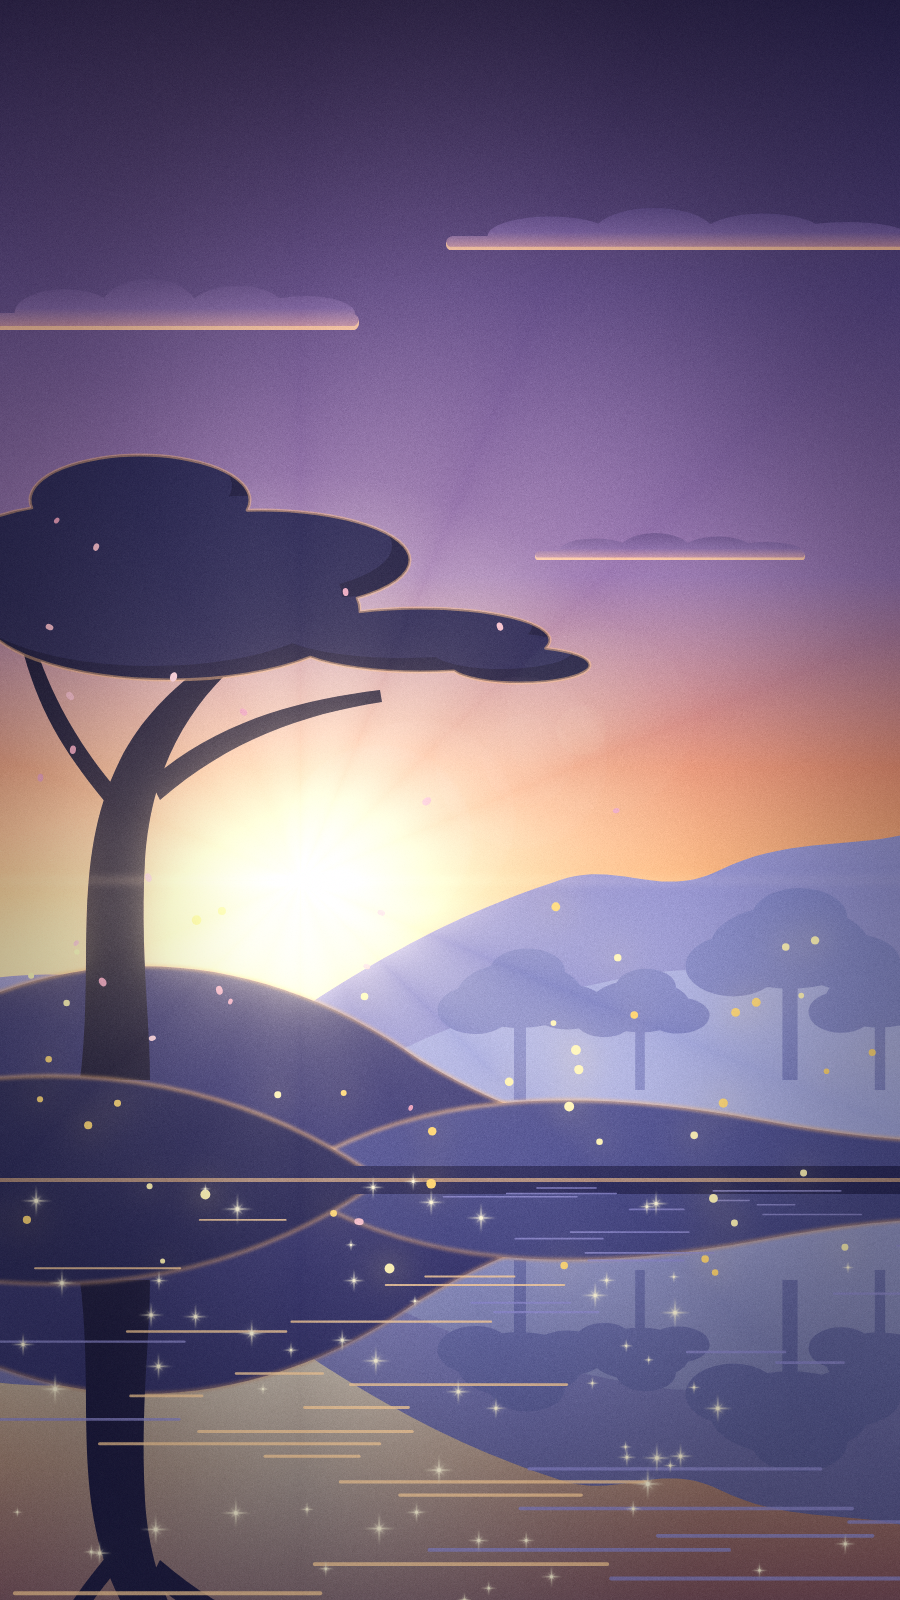

Here is the Python script that generated this plot:
# Flat vector dusk: low lit clouds, layered hills with rim light, lone tree, lake reflection, fireflies and petals.
import numpy as np
from atelier import *

W, H = 900, 1600
HZ = 1180                                     # shoreline (px)
SUN = (300, 880)
c = Canvas(W, H)

# sky: purple -> peach, a few low stratus clouds lit from below by the sun
c.layer(name="sky").fill(gradient([(0, "#2a2350"), (0.18, "#4b3f86"), (0.36, "#7a5fa8"), (0.48, "#e0795f"),
                 (0.56, "#ffb070"), (0.62, "#ffd9a0"), (0.74, "#c9a6d6")]))
rng = np.random.default_rng(SEED)
for i, (x, y, w, h) in enumerate([(-40, 330, 420, 34), (420, 250, 520, 28), (520, 560, 300, 18)]):
    lobes = union(rect(x + w * .05, y - h * .5, w * .9, h * .5 + 1, r=h * .25),
                  *[ellipse(x + w * f, y - h * .5, w * .12, h * k) for f, k in [(.25, .7), (.45, 1.0), (.66, .8), (.82, .5)]])
    lobes = lobes & rect(x - w, y - 3 * h, 3 * w, 3 * h)
    c.layer(name=f"clouds/{i}")
    c.draw(lobes, fill=gradient([(0, "#4b3f86"), (.6, "#6a56a0"), (1, "#c98a9c")]).within(rect(x, y - 1.6 * h, w, 1.6 * h)))
    c.draw(lobes - lobes.move(0, -max(2.5, h * .12)), fill="#ffc29a", opacity=.9)        # underside lit by the low sun
c.layer(blend="screen").fill("#ffd59a", mask=disc(SUN[0] / W, SUN[1] / H, 0.08, soft=0.35))
c.layer(blend="screen", opacity=0.5).fill("#ff9d6e", mask=disc(SUN[0] / W, SUN[1] / H, 0.25, soft=0.8))

# distant mountains, hazy lavender
far = c.layer(name="far")
far.path("M -20 980 C 100 960 200 1000 300 1010 C 420 930 500 900 560 880 C 620 860 660 900 720 870 C 790 835 860 850 920 830 L 920 1200 L -20 1200 Z",
         fill="#8f8fcf")
far.path("M -20 1080 C 150 1050 280 1090 380 1060 C 480 1010 560 990 640 975 C 720 960 820 985 920 960 L 920 1200 L -20 1200 Z", fill="#a3a8de")

# distant tree silhouettes on the right
def blob_tree(L, x, y, s, col):
    L.rect(x - s * 0.04, y - s * 0.55, s * 0.08, s * 0.55, fill=col)
    L.draw(union(ellipse(x, y - s * 0.7, s * 0.42, s * 0.22), ellipse(x - s * 0.3, y - s * 0.6, s * 0.25, s * 0.16),
                 ellipse(x + s * 0.32, y - s * 0.62, s * 0.26, s * 0.15), ellipse(x + s * 0.05, y - s * 0.86, s * 0.25, s * 0.15)),
           fill=col)

trees = c.layer(name="trees")
for x, y, s in [(520, 1100, 150), (640, 1090, 120), (790, 1080, 190), (880, 1090, 130)]:
    blob_tree(trees, x, y, s, "#7d82c4")

# rolling hills, back to front, each with a warm rim on its crest
hills = [("M -20 1000 C 120 940 280 960 420 1060 C 520 1120 600 1140 700 1150 L 700 1220 L -20 1220 Z", "#3b3a78"),
         ("M 330 1150 C 450 1090 600 1090 760 1120 C 840 1135 900 1140 920 1140 L 920 1220 L 330 1220 Z", "#4d4f92"),
         ("M -20 1080 C 160 1060 300 1120 380 1180 L -20 1200 Z", "#2a2a5e")]
for i, (d, col) in enumerate(hills):
    L = c.layer(name=f"hill/{i}")
    s = svg(d)
    L.draw(s, fill=col)
    L.draw(s.outline(4), fill="#ffb87a", opacity=0.55, feather=1.5)
c.layer(name="shore").rect(0, HZ - 14, W, 14, fill="#2a2a5e")

# lone tree: dark trunk + layered canopy, rim-lit on the sun side
tree = c.layer(name="tree")
trunk = svg("M 80 1080 C 95 960 70 860 120 760 C 140 720 170 690 210 660 L 225 675 C 180 720 150 780 145 860 "
            "C 140 950 150 1020 150 1080 Z")
branch = svg("M 150 780 C 220 720 300 700 380 690 L 382 702 C 300 715 230 740 160 800 Z") | \
         svg("M 120 820 C 70 760 40 720 20 640 L 32 636 C 55 710 90 760 130 805 Z")
tree.draw(trunk | branch, fill="#1c1a3c")
canopy = union(ellipse(170, 610, 190, 70), ellipse(70, 560, 120, 55), ellipse(260, 560, 150, 50),
               ellipse(420, 640, 130, 32), ellipse(520, 665, 70, 18), ellipse(140, 500, 110, 45))
tree.draw(canopy, fill="#1f1d44")
tree.draw(canopy & canopy.move(-18, -14), fill="#2b2958")
tree.draw(canopy.outline(3), fill="#f6b27c", opacity=0.5)
tree.below("hill/2")                                  # the trunk's foot sinks behind the front hill

# lake: mirrored sky/land, darkened, with flat ripple strokes
img = c.flatten()
hz = int(HZ * c.s)
h = img.shape[0] - hz
src = img[hz - h:hz][::-1].copy()
fade = np.linspace(0.85, 0.45, h)[:, None, None]
src[..., :3] = src[..., :3] * fade + np.array([0.12, 0.12, 0.3]) * (1 - fade)
src[..., 3] = 1
lake = c.layer(name="lake")
buf = np.zeros_like(img)
buf[hz:] = src
lake.rgba = buf
rip = c.layer(name="ripples", opacity=0.8)
h = H - HZ
for k in range(45):
    y = HZ + 8 + (k / 45) ** 1.6 * h
    x = rng.uniform(-100, W)
    w = rng.uniform(60, 260) * (0.5 + (y - HZ) / h)
    near_sun = abs(x + w / 2 - SUN[0]) < 200
    rip.line(x, y, x + w, y, stroke="#ffcf9a" if near_sun else "#8a86d0", width=1.5 + 2.5 * (y - HZ) / h)
c.layer().rect(0, HZ - 2, W, 4, fill="#ffc38a", opacity=0.6)

# fireflies and falling petals
ff = c.layer(name="fireflies")                       # low over the grass and the water, not up in the sky
ff.scatter("dot", 45, region=band(0.56, 0.8), size=(5, 10), color=["#fff1b0", "#ffd36e"], seed=SEED + 1)
ff.apply(glow(18, 1.6, "#ffd36e"))
c.layer(name="petals").scatter("petal", 22, region=zone(0, .3, .7, .78), size=(12, 20), color=["#f5b8c8", "#ffd0dc", "#e89ab8"],
                  rot=(0, 360), seed=SEED + 2)

c.layer().sparkles(60, region=zone(0, HZ / H, 1, 1) * disc(SUN[0] / W, 0.85, 0.25, soft=0.6), size=(6, 18), seed=SEED + 5)
c.apply(god_rays(*SUN, rays=16, strength=0.5), lens_flare(*SUN, strength=0.5), bloom(0.7, 18, 0.6), grain(0.015), vignette(0.25))
c.save(__file__[:-3] + ".png")
